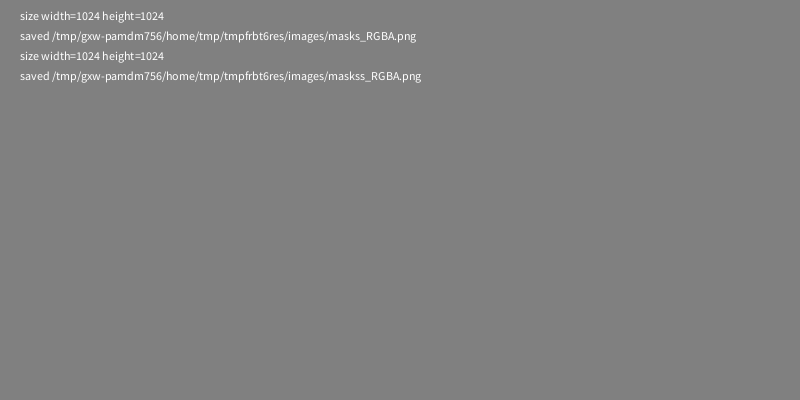
Frame 1 (no input)
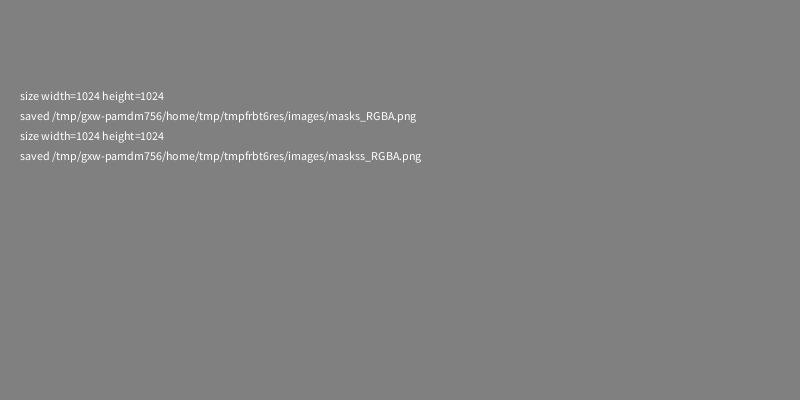
Frame 2 (the mouse pressed at the canvas centre, redrawn once)

The Processing sketch that drew these frames (run headless with seeded random() and noise(); the mouse was pressed at the canvas centre and the sketch redrawn once):

// Processing sketch: ImageTools
// ── ImageTools.pde
// image create with transparency
int vSpacing = 20;
int hOffset = 20;
int vOffset = 20;

void setup() {
  size(800, 400);
}

void draw() {
  noLoop();
  background(128);
  //buildImage("blank", 1024, 1024, color(128, 128, 128, 255));
  //buildImage("maskw", 1024, 1024, color(255, 255, 255, 0));
  //buildImage("maskb", 1024, 1024, color(0, 0, 0, 0));
  buildImage("masks", 1024, 1024, color(0, 0, 0, 128));  
  buildImage2("maskss", 1024, 1024, color(0, 0, 0, 128), color(128, 128, 128, 255));  
}

void buildImage(String name, int w, int h, color c) {
  PImage img = makeImage(w, h, c);
  String imagePath = sketchPath()+File.separator + "images"+File.separator+name+"_RGBA.png";
  img.save(imagePath);
  text("size width="+img.width + " height="+img.height, hOffset, vOffset);
  vOffset += vSpacing;
  text("saved "+imagePath, hOffset, vOffset);
  vOffset += vSpacing;
}

void buildImage2(String name, int w, int h, color c1, color c2) {
  PImage img = makeImage(w, h, c1, c2);
  String imagePath = sketchPath()+File.separator + "images"+File.separator+name+"_RGBA.png";
  img.save(imagePath);
  text("size width="+img.width + " height="+img.height, hOffset, vOffset);
  vOffset += vSpacing;
  text("saved "+imagePath, hOffset, vOffset);
  vOffset += vSpacing;
}

/**
 * Convert PImage into a transparent PImage
 * PImage img Input image
 * returns PImage converted to transparent
 */
PImage makeTransparent(PImage img) {
  PImage result;
  result = createImage(img.width, img.height, ARGB);
  img.loadPixels();
  result.loadPixels();
  for (int i = 0; i < img.pixels.length; i++) {
    result.pixels[i] = img.pixels[i];
  }
  result.updatePixels();
  return result;
}

/**
 * Make a transparent PImage
 * w width
 * h height
 * colour  color value (r, g, b, alpha)
 * returns PImage converted to transparent
 */
PImage makeImage(int w, int h, color colour) {
  PImage result;
  result = createImage(w, h, ARGB);
  result.loadPixels();
  for (int i = 0; i < result.pixels.length; i++) {
    result.pixels[i] = colour;
  }
  result.updatePixels();
  return result;
}

/**
 * Make a transparent PImage
 * w width
 * h height
 * colour  color value (r, g, b, alpha)
 * returns PImage converted to transparent
 */
PImage makeImage(int w, int h, color colour1, color colour2) {
  PImage result;
  result = createImage(w, h, ARGB);
  result.loadPixels();
  for (int i = 0; i < result.pixels.length/2; i++) {
    result.pixels[i] = colour1;
  }
  for (int i = result.pixels.length/2; i < result.pixels.length; i++) {
    result.pixels[i] = colour1;
  }
  result.updatePixels();
  return result;
}
